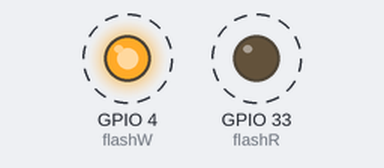
Bench run of a program on a simulated ESP32 board running MicroPython. Parts: output pins drawn as LEDs (lit = HIGH). Dashed ring = blinking. At 1.8 s the program stops and its outputs stay as they are.

Above: at 0.2 s.
Timing chart, 0 to 3.0 s (numbered marks = the images above):
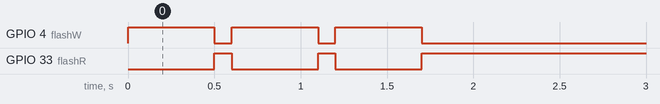

Measured:
- by itself, GPIO 4 (flashW): alternates HIGH for 0.50 s and LOW for 0.10 s, 6 changes in all, then stays LOW
- by itself, GPIO 33 (flashR): alternates HIGH for 0.10 s and LOW for 0.50 s, 5 changes in all, then stays HIGH

The program:

funtion4.py
```python
from machine import Pin
import time

flashR = Pin(33, Pin.OUT, value=1)
R_ON = 0
R_OFF = 1

flashW = Pin(4, Pin.OUT, value=0)
W_ON = 1
W_OFF = 0

def blink_together(times, ms_on, ms_off):
    for i in range(times):
        flashR.value(R_ON)
        flashW.value(W_ON)
        time.sleep_ms(ms_on)
        flashR.value(R_OFF)
        flashW.value(W_OFF)
        time.sleep_ms(ms_off)

blink_together(3, 500, 100)
```
